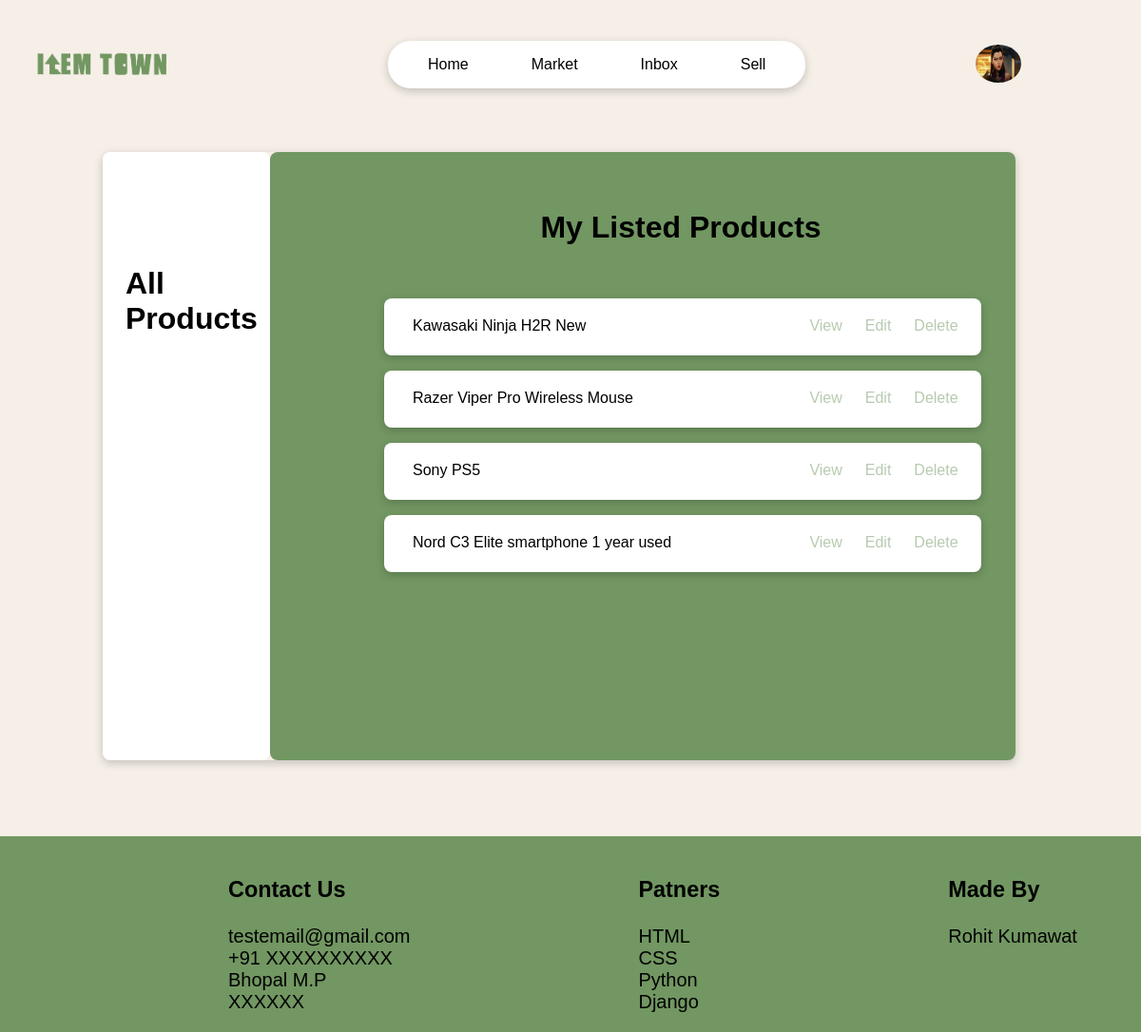
The app's page /market/my-product/ (signed in) with its own data.
### users/models.py (models this page shows, shortened)
class Profile(models.Model):
    user=models.OneToOneField(User,on_delete=models.CASCADE)
    username=models.CharField(max_length=20,null=False,unique=True)
    first_name=models.CharField(max_length=20,null=False)
    last_name=models.CharField(max_length=50,null=False)
    email=models.EmailField()
    phone_number=models.CharField(max_length=14,null=True,blank=True)
    city=models.CharField(max_length=50,null=True,blank=True)
    state=models.CharField(max_length=100,null=True,blank=True)
    id=models.UUIDField(default=uuid.uuid1,primary_key=True)
    pic=models.ImageField(default='user/user.jpg',upload_to='user/')

### market/models.py (models this page shows, shortened)
class Product(models.Model):
    owner=models.ForeignKey('users.Profile',on_delete=models.CASCADE)
    product_id=models.UUIDField(default=uuid.uuid1,primary_key=True)
    title=models.CharField(max_length=50,null=False)
    short_discription=models.CharField(max_length=100,null=True,blank=True,default='')
    discription=models.TextField(max_length=500,null=True,blank=True)
    price=models.IntegerField(default=0,null=False)
    main_img=models.ImageField(default='default/market.png',upload_to='iteams/')
    sub_img1=models.ImageField(default='default/market.png',upload_to='iteams/')
    sub_img2=models.ImageField(default='default/market.png',upload_to='iteams/')
    sub_img3=models.ImageField(default='default/market.png',upload_to='iteams/')
    sub_img4=models.ImageField(default='default/market.png',upload_to='iteams/')
    ownership_type_options=(
        ('1st','1st Owner'),
        ('2nd','2nd Owner'),
        ('2nd+','More than 2nd'),
    )
    ownership_type=models.CharField(max_length=50,choices=ownership_type_options,default=None)
    purchase_date=models.DateField(null=True,blank=True)
    bill_and_box_options=(
        ('Yes','Have either bill/box'),
        ('No',"I don't have bill or box")
    )
    bill_and_box=models.CharField(choices=bill_and_box_options,max_length=50,default=None,null=True,blank=True)
    created = models.DateTimeField(auto_now_add=True)
    tags=models.ManyToManyField(Tag,blank=True)
    class Meta:
        ordering=['-created']

### market/views.py (the view)
# urls.py: path('my-product/',views.user_product_page,name='my_product'),
@login_required(login_url='login_user')
def user_product_page(request):
    owner=request.user.profile
    user_products=Product.objects.filter(owner=owner)
    content={
        'user_products':user_products,
    }
    return render(request,'market/user_product_page.html',content)

### market/templates/market/user_product_page.html
{% extends 'page/nav.html'%}
{% load static %}
{%block css%}
<link rel="stylesheet" href="{% static 'style/user_product_page.css'%}">
{%endblock%}
{% block body %}
    <div class="product-container">
        <div class="user-container">
            <h1 class="user-container-heading">All Products</h1>
        </div>
        <div class="info-container">
            <center><h1> My Listed Products</h1></center><br>
            {%if user_products%}
                {%for products in user_products%}
                    <ul class="info-container-list">
                        <li class="info-container-list-iteam">{{products.title}}
                            <a class="info-container-button" href="{% url 'delete_product' pk=products.product_id%}">Delete</a>
                            <a class="info-container-button" href="{% url 'edit_product' pk=products.product_id%}">Edit</a>
                            <a class="info-container-button" href="{% url 'detail_product' products.product_id%}">View</a></li>
                    </ul>
                {%endfor%}
            {%else%}
                <h1>You Haven't List Any Products In Market</h1>
            {%endif%}
        </div>
    </div>
{%endblock%}

### page/templates/page/nav.html (shortened to what this page needs)
<!DOCTYPE html>
<head>
{% load static %}
<link rel="stylesheet" href="{% static 'style/nav.css'%}">
{%block css%}
{%endblock%}
</head>
<body>
    <nav class="navbar">
        <img src="{%static 'img/default/logo.png'%}" class="logo">
        <div class="nav-items">
            <a href="{% url 'home'%}">Home</a>
            <a href="{% url 'market'%}">Market</a>
            <a href="{%url 'inbox'%}">Inbox</a>
            <a href="{%url 'upload_product'%}">Sell</a>
        </div>
        {%if request.user.is_authenticated%}
        <div class="dropdown">
            <button class="dropbtn"><img src="{{request.user.profile.pic.url }}" class="profile-pic"></button>
          </div>
        {%else%}
        <a href="{%url 'login_user'%}" class="login-button">Login</a>
        {%endif%}
    </nav>
{%block body%}
{%endblock%}
<footer>
  <div class="footer-container">
    <ul class="footer-ul">
      <h3>Contact Us</h3>
      <li>testemail@gmail.com</li>
      <li>+91 XXXXXXXXXX</li>
      <li>Bhopal M.P</li>
      <li>XXXXXX</li>
    </ul>
    <ul  class="footer-ul">
      <h3>Patners</h3>
      <li>HTML</li>
      <li>CSS</li>
      <li>Python</li>
      <li>Django</li>
    </ul>
    <ul  class="footer-ul">
      <h3>Made By</h3>
      <li>Rohit Kumawat</li>
    </ul>
  </div>
</footer>
</body>
</html>

### static/style/nav.css (style rules this page uses)
body { margin: 0; font-family: Arial, sans-serif; background-color: #F5EFE7; }
.navbar { display: flex; align-items: center; padding: 1vh 2vw; height: 8vh; background-color: transparent; margin-bottom: 10vh; position: relative; }
.logo { margin-top: 7vh; position: absolute; left: 3vw; width: 12vw; }
.navbar .nav-items { margin-top: 7vh; margin-left: 32vw; background-color: white; display: flex; gap: 1.5vw; border-radius: 2vw; box-shadow: 0 3px 10px rgb(0 0 0 / 0.2); padding: 1.5vh 1.5vw; transition: background-color 0.3s, font-size 0.3s; }
.navbar .nav-items a { text-decoration: none; color: black; padding: 0.5vh 2vw; border-radius: 1vw; font-size: 2vh; transition: background-color 0.3s; }
.dropdown { position: relative; margin-left: auto; margin-top: 7vh; margin-right: 8vw; }
.dropbtn { background-color: transparent; border: none; cursor: pointer; }
.profile-pic { width: 6vh; height: 5vh; border-radius: 50%; }
.footer-container { display: flex; justify-content: baseline; margin-top: 10vh; height: auto; min-height: 20vh; background-color: #729762; width: 100%; }
.footer-ul { list-style: None; padding-left: 20vw; font-size: 2.5vh; }

### static/style/user_product_page.css (style rules this page uses)
.product-container { display: flex; width: 80%; height:auto; min-height: 80vh; margin-left: 9vw; margin-right: 10vw; border-radius: 8px; box-shadow: 0 3px 10px rgb(0 0 0 / 0.2); }
.user-container { width: 20%; border-radius: 8px; background-color: white; }
.user-container-heading { margin-top: 15vh; margin-left: 2vw; }
.info-container { width: 80%; padding-top: 5vh; padding-left: 10vh; border-radius: 8px; background-color:#729762; }
.info-container-list { list-style: None; margin-top: 2vh; font-size: 2vh; }
.info-container-list-iteam { width: 90%; height: 5vh; border-radius: 8px; box-shadow: 0 3px 10px rgb(0 0 0 / 0.2); background-color: white; padding-top: 2.5vh; padding-left: 2.5vw; transition: transform 1s ease; }
.info-container-button { text-decoration: none; float: right; color:#729762; opacity: 0.5; display: block; padding-right: 2vw; }

### records on screen
Product: title "Kawasaki Ninja H2R New"
Product: title "Razer Viper Pro Wireless Mouse"
Product: title "Sony PS5"
Product: title "Nord C3 Elite smartphone 1 year used"
